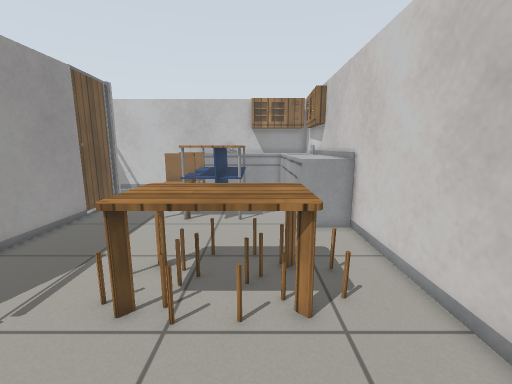
[1] (above)

20 first-person views from a walk through a robot-simulator world made for Gazebo. The camera is 1 m above the floor, tilts 10° down and sees 90° across. The floor is counted in squares, 0.25 m on a side. Each view is taken from the middle of a square. On the plan, view 1 faces up. The plan holds only what a view shows up to about 20 squares ahead; the rest is blank. The place goes on beyond the plan. Simple patterns stand in for the simulator's built-in surfaces. Some stock models are drawn as simple stand-ins. Surface patterns are stand-ins for the level's own textures.

[2]
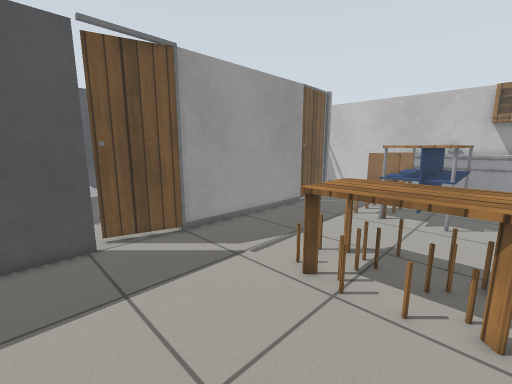

[3]
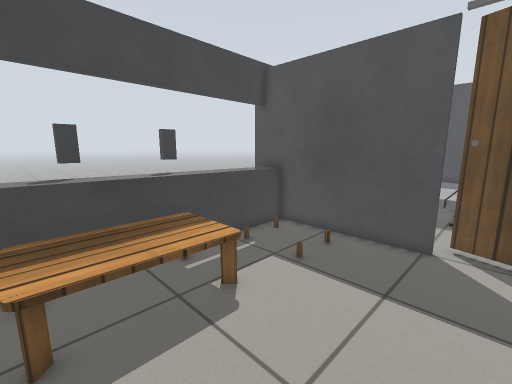

[4]
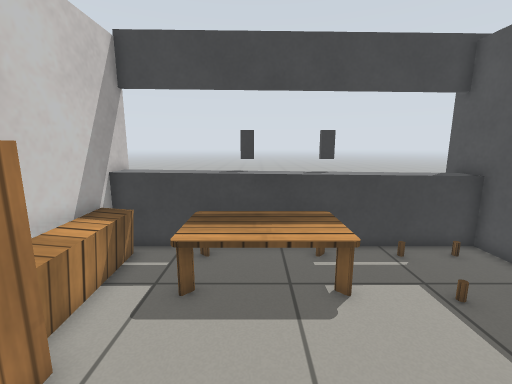

[5]
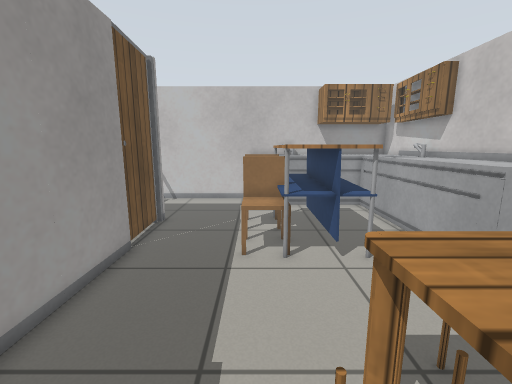

[6]
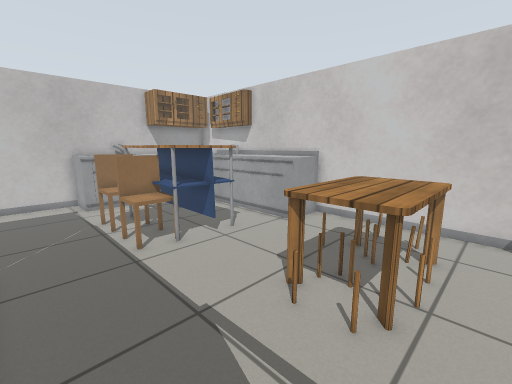

[7]
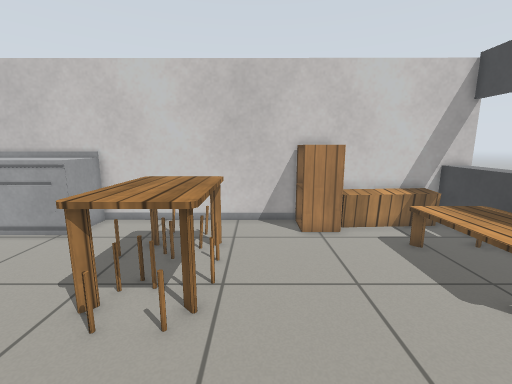

[8]
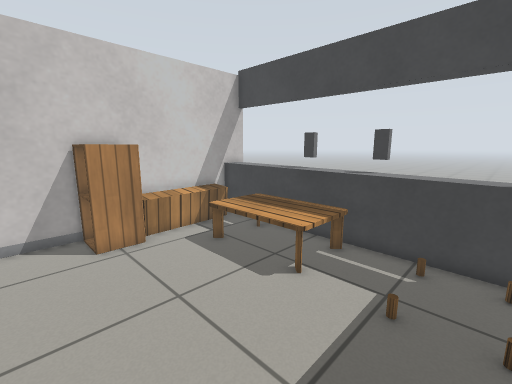

[9]
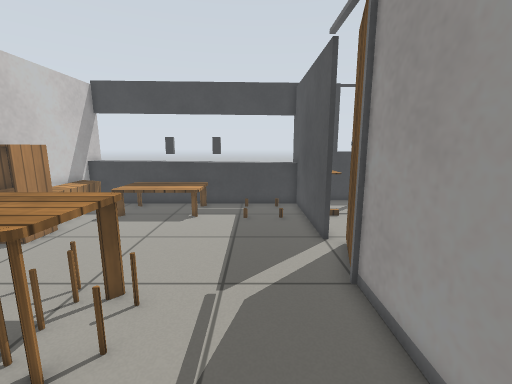

[10]
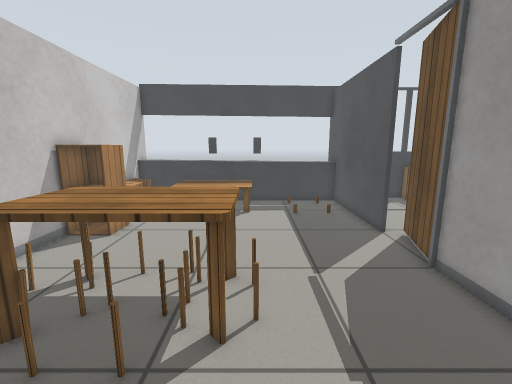

[11]
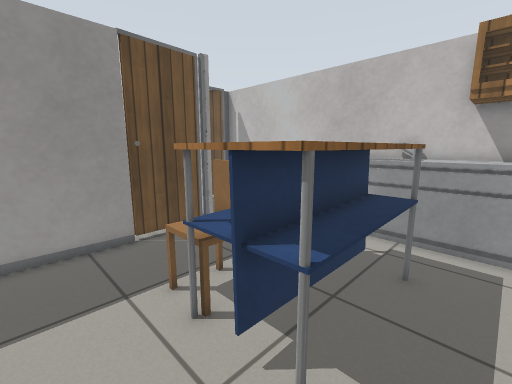

[12]
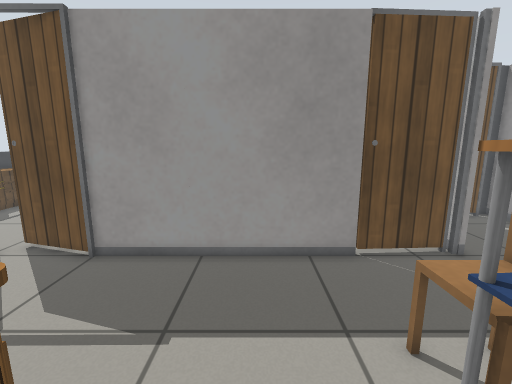

[13]
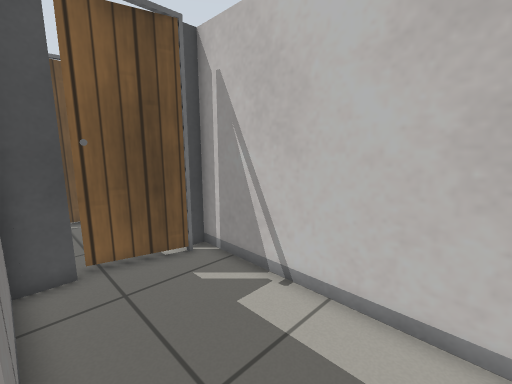

[14]
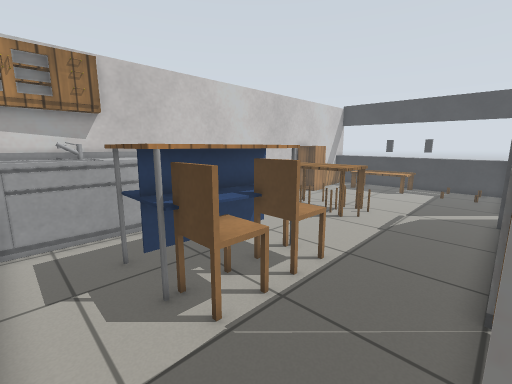

[15]
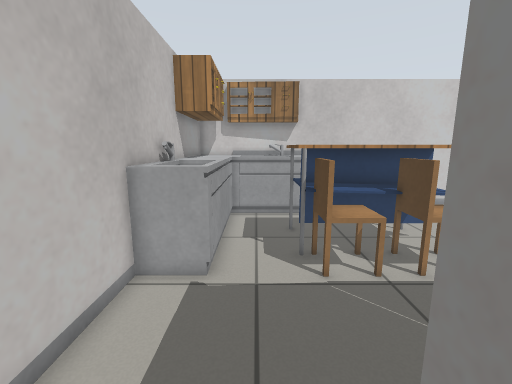

[16]
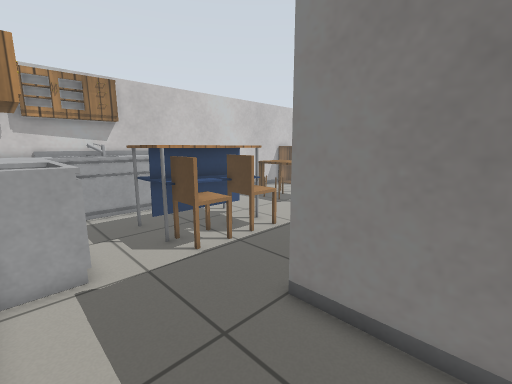

[17]
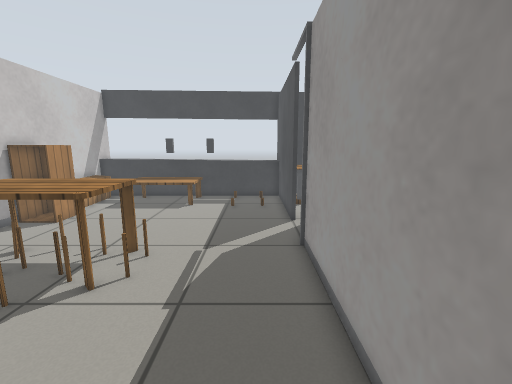

[18]
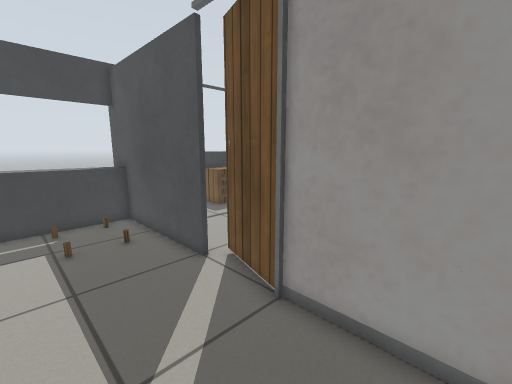

[19]
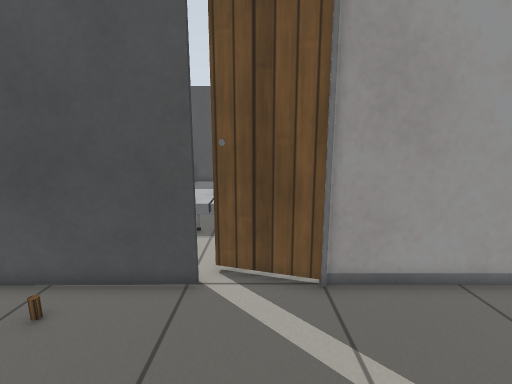

[20]
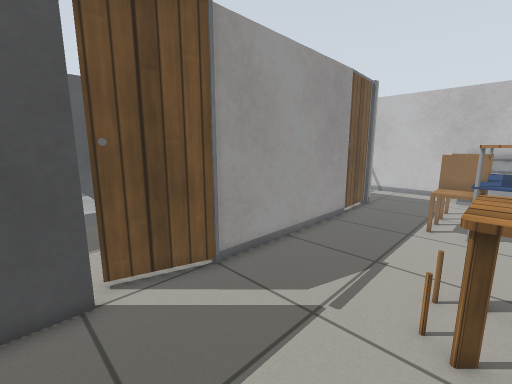

### Floor plan
Key: @ floor where view 1 was taken; # wall or solid block; x gap in a wall; . floor; = window, fence, low wall or low ledge; S sink; C chair; T table; L door leaf; B blue box; K kitchen table; E bed; W window; A cabinet; O other object.
Columns run from 18 left of view 1 to 5 right of it. Each row starts with its distance up from view 1.
 25   ######################
 24   #.........SSSSSSSOOO #
 23   L.........SSSSSSSSSSS#
 22   L..........SSSSSSSS SO
 21  .L.................S SO
 20  .x...........TTTT..S SO
 19   #######...CCC TB..S SO
 18        .L...CCC TB..SSS#
 17        .L...CCC TB..SSS#
 16        .L....CC TB..SSS#
 15        .L...CCC TB..SSS#
 14         #....CCTTB..SSS#
 13         #...........SSS#
 12         #...........SSS#
 11         #..............#
 10         #..............#
  9         #......KCKCK...#
  8         #.....KKKKKK...#
  7         #.....KKKKKK...#
  6         #.....CKKKKKC..#
  5         #......KCKKK...#
  4        .L..............#
  3 EEEE   LL..............#
  2   EE...L.............AA#
  1   EE....#............AA#
  0 EEEE....#.........@..AA#
 -1     ....#............OO#
 -2     ... #......TTTTT.OO#
 -3   ....TT#.....TTTTTT.OO#
 -4  .....  #.....TTTTTT.OO#
 -5 OOO...  #.....TTTTTT..O#
 -6 OOO...  #WWWWWWWWWWWWWW#
 -7  O##=#  #WWWWWWWWWWWWWW#
 -8         #     #  #     #

Positions as (right, up) in squares from view 1, and headings:
1: (0, 0), facing up
2: (1, -1), facing up-left
3: (1, 3), facing down-left
4: (-1, 4), facing down
5: (-5, 5), facing up
6: (-9, 4), facing up-right
7: (-9, 4), facing right
8: (-8, 4), facing down-right
9: (-7, 12), facing down
10: (-4, 13), facing down
11: (1, 11), facing up-left
12: (-1, 11), facing left
13: (-7, 19), facing up-left
14: (-10, 22), facing down-right
15: (-13, 21), facing right
16: (-14, 24), facing down-right
17: (-8, 15), facing down
18: (-5, 9), facing down-left
19: (-3, 3), facing left
20: (-3, 0), facing up-left
